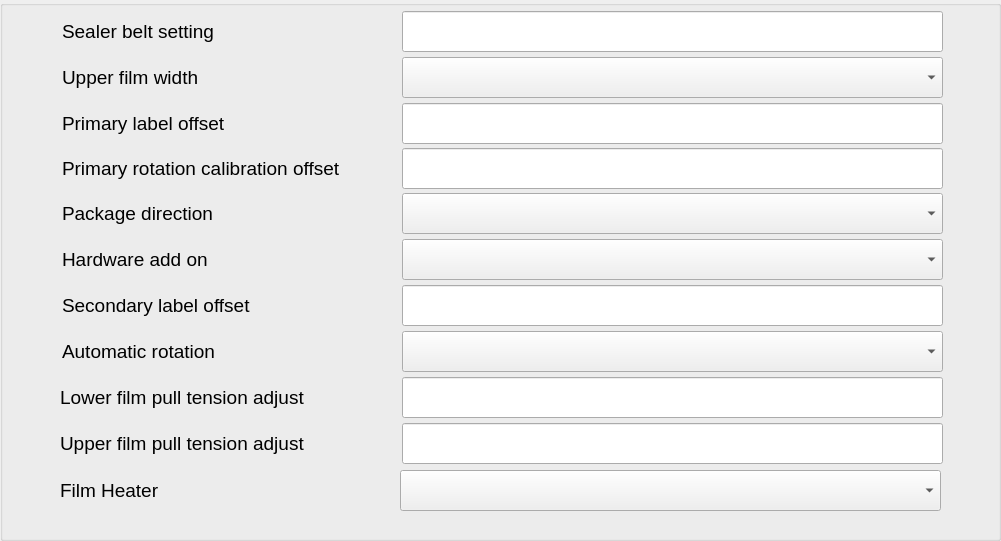
  <widget class="QGroupBox" name="gbEWS">
   <property name="geometry">
    <rect>
     <x>10</x>
     <y>10</y>
     <width>1001</width>
     <height>541</height>
    </rect>
   </property>
   <property name="sizePolicy">
    <sizepolicy hsizetype="Fixed" vsizetype="Fixed">
     <horstretch>0</horstretch>
     <verstretch>0</verstretch>
    </sizepolicy>
   </property>
   <property name="minimumSize">
    <size>
     <width>1001</width>
     <height>541</height>
    </size>
   </property>
   <property name="maximumSize">
    <size>
     <width>1001</width>
     <height>541</height>
    </size>
   </property>
   <property name="title">
    <string/>
   </property>
   <property name="flat">
    <bool>true</bool>
   </property>
   <widget class="QComboBox" name="cboxAutomaticRotationEWS">
    <property name="enabled">
     <bool>true</bool>
    </property>
    <property name="geometry">
     <rect>
      <x>402</x>
      <y>331</y>
      <width>541</width>
      <height>41</height>
     </rect>
    </property>
    <property name="sizePolicy">
     <sizepolicy hsizetype="Fixed" vsizetype="Fixed">
      <horstretch>0</horstretch>
      <verstretch>0</verstretch>
     </sizepolicy>
    </property>
    <property name="minimumSize">
     <size>
      <width>541</width>
      <height>41</height>
     </size>
    </property>
    <property name="maximumSize">
     <size>
      <width>541</width>
      <height>41</height>
     </size>
    </property>
    <property name="font">
     <font>
      <pointsize>22</pointsize>
     </font>
    </property>
   </widget>
   <widget class="hobart::numericLineEdit" name="lePrimaryLabelOffsetEWS">
    <property name="enabled">
     <bool>true</bool>
    </property>
    <property name="geometry">
     <rect>
      <x>402</x>
      <y>103</y>
      <width>541</width>
      <height>41</height>
     </rect>
    </property>
    <property name="sizePolicy">
     <sizepolicy hsizetype="Fixed" vsizetype="Fixed">
      <horstretch>0</horstretch>
      <verstretch>0</verstretch>
     </sizepolicy>
    </property>
    <property name="minimumSize">
     <size>
      <width>541</width>
      <height>41</height>
     </size>
    </property>
    <property name="maximumSize">
     <size>
      <width>541</width>
      <height>41</height>
     </size>
    </property>
    <property name="font">
     <font>
      <pointsize>20</pointsize>
     </font>
    </property>
    <property name="styleSheet">
     <string notr="true"/>
    </property>
    <property name="inputMask">
     <string notr="true"/>
    </property>
   </widget>
   <widget class="QLabel" name="label_22">
    <property name="geometry">
     <rect>
      <x>62</x>
      <y>108</y>
      <width>331</width>
      <height>31</height>
     </rect>
    </property>
    <property name="sizePolicy">
     <sizepolicy hsizetype="Fixed" vsizetype="Fixed">
      <horstretch>0</horstretch>
      <verstretch>0</verstretch>
     </sizepolicy>
    </property>
    <property name="minimumSize">
     <size>
      <width>331</width>
      <height>31</height>
     </size>
    </property>
    <property name="maximumSize">
     <size>
      <width>331</width>
      <height>31</height>
     </size>
    </property>
    <property name="font">
     <font>
      <pointsize>14</pointsize>
     </font>
    </property>
    <property name="text">
     <string>Primary label offset</string>
    </property>
   </widget>
   <widget class="hobart::numericLineEdit" name="lePrimaryRotationCalibrationOffsetEWS">
    <property name="enabled">
     <bool>true</bool>
    </property>
    <property name="geometry">
     <rect>
      <x>402</x>
      <y>148</y>
      <width>541</width>
      <height>41</height>
     </rect>
    </property>
    <property name="sizePolicy">
     <sizepolicy hsizetype="Fixed" vsizetype="Fixed">
      <horstretch>0</horstretch>
      <verstretch>0</verstretch>
     </sizepolicy>
    </property>
    <property name="minimumSize">
     <size>
      <width>541</width>
      <height>41</height>
     </size>
    </property>
    <property name="maximumSize">
     <size>
      <width>541</width>
      <height>41</height>
     </size>
    </property>
    <property name="font">
     <font>
      <pointsize>20</pointsize>
     </font>
    </property>
    <property name="styleSheet">
     <string notr="true"/>
    </property>
    <property name="inputMask">
     <string notr="true"/>
    </property>
   </widget>
   <widget class="QComboBox" name="cboxUpperFilmWidthEWS">
    <property name="enabled">
     <bool>true</bool>
    </property>
    <property name="geometry">
     <rect>
      <x>402</x>
      <y>57</y>
      <width>541</width>
      <height>41</height>
     </rect>
    </property>
    <property name="sizePolicy">
     <sizepolicy hsizetype="Fixed" vsizetype="Fixed">
      <horstretch>0</horstretch>
      <verstretch>0</verstretch>
     </sizepolicy>
    </property>
    <property name="minimumSize">
     <size>
      <width>541</width>
      <height>41</height>
     </size>
    </property>
    <property name="maximumSize">
     <size>
      <width>541</width>
      <height>41</height>
     </size>
    </property>
    <property name="font">
     <font>
      <pointsize>22</pointsize>
     </font>
    </property>
   </widget>
   <widget class="QComboBox" name="cboxPackageDirectionEWS">
    <property name="enabled">
     <bool>true</bool>
    </property>
    <property name="geometry">
     <rect>
      <x>402</x>
      <y>193</y>
      <width>541</width>
      <height>41</height>
     </rect>
    </property>
    <property name="sizePolicy">
     <sizepolicy hsizetype="Fixed" vsizetype="Fixed">
      <horstretch>0</horstretch>
      <verstretch>0</verstretch>
     </sizepolicy>
    </property>
    <property name="minimumSize">
     <size>
      <width>541</width>
      <height>41</height>
     </size>
    </property>
    <property name="maximumSize">
     <size>
      <width>541</width>
      <height>41</height>
     </size>
    </property>
    <property name="font">
     <font>
      <pointsize>22</pointsize>
     </font>
    </property>
   </widget>
   <widget class="QComboBox" name="cboxHardwareAddOnEWS">
    <property name="enabled">
     <bool>true</bool>
    </property>
    <property name="geometry">
     <rect>
      <x>402</x>
      <y>239</y>
      <width>541</width>
      <height>41</height>
     </rect>
    </property>
    <property name="sizePolicy">
     <sizepolicy hsizetype="Fixed" vsizetype="Fixed">
      <horstretch>0</horstretch>
      <verstretch>0</verstretch>
     </sizepolicy>
    </property>
    <property name="minimumSize">
     <size>
      <width>541</width>
      <height>41</height>
     </size>
    </property>
    <property name="maximumSize">
     <size>
      <width>541</width>
      <height>41</height>
     </size>
    </property>
    <property name="font">
     <font>
      <pointsize>22</pointsize>
     </font>
    </property>
   </widget>
   <widget class="QLabel" name="label_23">
    <property name="geometry">
     <rect>
      <x>62</x>
      <y>62</y>
      <width>331</width>
      <height>31</height>
     </rect>
    </property>
    <property name="sizePolicy">
     <sizepolicy hsizetype="Fixed" vsizetype="Fixed">
      <horstretch>0</horstretch>
      <verstretch>0</verstretch>
     </sizepolicy>
    </property>
    <property name="minimumSize">
     <size>
      <width>331</width>
      <height>31</height>
     </size>
    </property>
    <property name="maximumSize">
     <size>
      <width>331</width>
      <height>31</height>
     </size>
    </property>
    <property name="font">
     <font>
      <pointsize>14</pointsize>
     </font>
    </property>
    <property name="text">
     <string>Upper film width</string>
    </property>
   </widget>
   <widget class="hobart::numericLineEdit" name="leSecondaryLabelOffsetEWS">
    <property name="enabled">
     <bool>true</bool>
    </property>
    <property name="geometry">
     <rect>
      <x>402</x>
      <y>285</y>
      <width>541</width>
      <height>41</height>
     </rect>
    </property>
    <property name="sizePolicy">
     <sizepolicy hsizetype="Fixed" vsizetype="Fixed">
      <horstretch>0</horstretch>
      <verstretch>0</verstretch>
     </sizepolicy>
    </property>
    <property name="minimumSize">
     <size>
      <width>541</width>
      <height>41</height>
     </size>
    </property>
    <property name="maximumSize">
     <size>
      <width>541</width>
      <height>41</height>
     </size>
    </property>
    <property name="font">
     <font>
      <pointsize>20</pointsize>
     </font>
    </property>
    <property name="styleSheet">
     <string notr="true"/>
    </property>
    <property name="inputMask">
     <string notr="true"/>
    </property>
   </widget>
   <widget class="hobart::numericLineEdit" name="leSealerBeltSettingEWS">
    <property name="enabled">
     <bool>true</bool>
    </property>
    <property name="geometry">
     <rect>
      <x>402</x>
      <y>11</y>
      <width>541</width>
      <height>41</height>
     </rect>
    </property>
    <property name="sizePolicy">
     <sizepolicy hsizetype="Fixed" vsizetype="Fixed">
      <horstretch>0</horstretch>
      <verstretch>0</verstretch>
     </sizepolicy>
    </property>
    <property name="minimumSize">
     <size>
      <width>541</width>
      <height>41</height>
     </size>
    </property>
    <property name="maximumSize">
     <size>
      <width>541</width>
      <height>41</height>
     </size>
    </property>
    <property name="font">
     <font>
      <pointsize>20</pointsize>
     </font>
    </property>
    <property name="styleSheet">
     <string notr="true"/>
    </property>
    <property name="inputMask">
     <string notr="true"/>
    </property>
   </widget>
   <widget class="QLabel" name="label_25">
    <property name="geometry">
     <rect>
      <x>62</x>
      <y>198</y>
      <width>331</width>
      <height>31</height>
     </rect>
    </property>
    <property name="sizePolicy">
     <sizepolicy hsizetype="Fixed" vsizetype="Fixed">
      <horstretch>0</horstretch>
      <verstretch>0</verstretch>
     </sizepolicy>
    </property>
    <property name="minimumSize">
     <size>
      <width>331</width>
      <height>31</height>
     </size>
    </property>
    <property name="maximumSize">
     <size>
      <width>331</width>
      <height>31</height>
     </size>
    </property>
    <property name="font">
     <font>
      <pointsize>14</pointsize>
     </font>
    </property>
    <property name="text">
     <string>Package direction</string>
    </property>
   </widget>
   <widget class="QLabel" name="label_26">
    <property name="geometry">
     <rect>
      <x>62</x>
      <y>244</y>
      <width>331</width>
      <height>31</height>
     </rect>
    </property>
    <property name="sizePolicy">
     <sizepolicy hsizetype="Fixed" vsizetype="Fixed">
      <horstretch>0</horstretch>
      <verstretch>0</verstretch>
     </sizepolicy>
    </property>
    <property name="minimumSize">
     <size>
      <width>331</width>
      <height>31</height>
     </size>
    </property>
    <property name="maximumSize">
     <size>
      <width>331</width>
      <height>31</height>
     </size>
    </property>
    <property name="font">
     <font>
      <pointsize>14</pointsize>
     </font>
    </property>
    <property name="text">
     <string>Hardware add on</string>
    </property>
   </widget>
   <widget class="QLabel" name="lblRemovableAutoRotationLabelEWS">
    <property name="geometry">
     <rect>
      <x>62</x>
      <y>336</y>
      <width>331</width>
      <height>31</height>
     </rect>
    </property>
    <property name="sizePolicy">
     <sizepolicy hsizetype="Fixed" vsizetype="Fixed">
      <horstretch>0</horstretch>
      <verstretch>0</verstretch>
     </sizepolicy>
    </property>
    <property name="minimumSize">
     <size>
      <width>331</width>
      <height>31</height>
     </size>
    </property>
    <property name="maximumSize">
     <size>
      <width>331</width>
      <height>31</height>
     </size>
    </property>
    <property name="font">
     <font>
      <pointsize>14</pointsize>
     </font>
    </property>
    <property name="text">
     <string>Automatic rotation</string>
    </property>
   </widget>
   <widget class="QLabel" name="label_10">
    <property name="geometry">
     <rect>
      <x>62</x>
      <y>16</y>
      <width>331</width>
      <height>31</height>
     </rect>
    </property>
    <property name="sizePolicy">
     <sizepolicy hsizetype="Fixed" vsizetype="Fixed">
      <horstretch>0</horstretch>
      <verstretch>0</verstretch>
     </sizepolicy>
    </property>
    <property name="minimumSize">
     <size>
      <width>331</width>
      <height>31</height>
     </size>
    </property>
    <property name="maximumSize">
     <size>
      <width>331</width>
      <height>31</height>
     </size>
    </property>
    <property name="font">
     <font>
      <pointsize>14</pointsize>
     </font>
    </property>
    <property name="text">
     <string>Sealer belt setting</string>
    </property>
   </widget>
   <widget class="QLabel" name="label_28">
    <property name="geometry">
     <rect>
      <x>62</x>
      <y>290</y>
      <width>331</width>
      <height>31</height>
     </rect>
    </property>
    <property name="sizePolicy">
     <sizepolicy hsizetype="Fixed" vsizetype="Fixed">
      <horstretch>0</horstretch>
      <verstretch>0</verstretch>
     </sizepolicy>
    </property>
    <property name="minimumSize">
     <size>
      <width>331</width>
      <height>31</height>
     </size>
    </property>
    <property name="maximumSize">
     <size>
      <width>331</width>
      <height>31</height>
     </size>
    </property>
    <property name="font">
     <font>
      <pointsize>14</pointsize>
     </font>
    </property>
    <property name="text">
     <string>Secondary label offset</string>
    </property>
   </widget>
   <widget class="QLabel" name="label_29">
    <property name="geometry">
     <rect>
      <x>62</x>
      <y>153</y>
      <width>331</width>
      <height>31</height>
     </rect>
    </property>
    <property name="sizePolicy">
     <sizepolicy hsizetype="Fixed" vsizetype="Fixed">
      <horstretch>0</horstretch>
      <verstretch>0</verstretch>
     </sizepolicy>
    </property>
    <property name="minimumSize">
     <size>
      <width>331</width>
      <height>31</height>
     </size>
    </property>
    <property name="maximumSize">
     <size>
      <width>331</width>
      <height>31</height>
     </size>
    </property>
    <property name="font">
     <font>
      <pointsize>14</pointsize>
     </font>
    </property>
    <property name="text">
     <string>Primary rotation calibration offset</string>
    </property>
   </widget>
   <widget class="QLabel" name="lblLowerFilmPullTension">
    <property name="geometry">
     <rect>
      <x>60</x>
      <y>382</y>
      <width>331</width>
      <height>31</height>
     </rect>
    </property>
    <property name="sizePolicy">
     <sizepolicy hsizetype="Fixed" vsizetype="Fixed">
      <horstretch>0</horstretch>
      <verstretch>0</verstretch>
     </sizepolicy>
    </property>
    <property name="minimumSize">
     <size>
      <width>331</width>
      <height>31</height>
     </size>
    </property>
    <property name="maximumSize">
     <size>
      <width>331</width>
      <height>31</height>
     </size>
    </property>
    <property name="font">
     <font>
      <pointsize>14</pointsize>
     </font>
    </property>
    <property name="text">
     <string>Lower film pull tension adjust</string>
    </property>
   </widget>
   <widget class="QLabel" name="lblUpperFilmPullTension">
    <property name="geometry">
     <rect>
      <x>60</x>
      <y>428</y>
      <width>331</width>
      <height>31</height>
     </rect>
    </property>
    <property name="sizePolicy">
     <sizepolicy hsizetype="Fixed" vsizetype="Fixed">
      <horstretch>0</horstretch>
      <verstretch>0</verstretch>
     </sizepolicy>
    </property>
    <property name="minimumSize">
     <size>
      <width>331</width>
      <height>31</height>
     </size>
    </property>
    <property name="maximumSize">
     <size>
      <width>331</width>
      <height>31</height>
     </size>
    </property>
    <property name="font">
     <font>
      <pointsize>14</pointsize>
     </font>
    </property>
    <property name="text">
     <string>Upper film pull tension adjust</string>
    </property>
   </widget>
   <widget class="hobart::numericLineEdit" name="leLowerFilmPullTension">
    <property name="enabled">
     <bool>true</bool>
    </property>
    <property name="geometry">
     <rect>
      <x>402</x>
      <y>377</y>
      <width>541</width>
      <height>41</height>
     </rect>
    </property>
    <property name="sizePolicy">
     <sizepolicy hsizetype="Fixed" vsizetype="Fixed">
      <horstretch>0</horstretch>
      <verstretch>0</verstretch>
     </sizepolicy>
    </property>
    <property name="minimumSize">
     <size>
      <width>541</width>
      <height>41</height>
     </size>
    </property>
    <property name="maximumSize">
     <size>
      <width>541</width>
      <height>41</height>
     </size>
    </property>
    <property name="font">
     <font>
      <pointsize>20</pointsize>
     </font>
    </property>
    <property name="styleSheet">
     <string notr="true"/>
    </property>
    <property name="inputMask">
     <string notr="true"/>
    </property>
   </widget>
   <widget class="hobart::numericLineEdit" name="leUpperFilmPullTension">
    <property name="enabled">
     <bool>true</bool>
    </property>
    <property name="geometry">
     <rect>
      <x>402</x>
      <y>423</y>
      <width>541</width>
      <height>41</height>
     </rect>
    </property>
    <property name="sizePolicy">
     <sizepolicy hsizetype="Fixed" vsizetype="Fixed">
      <horstretch>0</horstretch>
      <verstretch>0</verstretch>
     </sizepolicy>
    </property>
    <property name="minimumSize">
     <size>
      <width>541</width>
      <height>41</height>
     </size>
    </property>
    <property name="maximumSize">
     <size>
      <width>541</width>
      <height>41</height>
     </size>
    </property>
    <property name="font">
     <font>
      <pointsize>20</pointsize>
     </font>
    </property>
    <property name="styleSheet">
     <string notr="true"/>
    </property>
    <property name="inputMask">
     <string notr="true"/>
    </property>
   </widget>
   <widget class="QLabel" name="lblFilmHeater">
    <property name="geometry">
     <rect>
      <x>60</x>
      <y>475</y>
      <width>331</width>
      <height>31</height>
     </rect>
    </property>
    <property name="sizePolicy">
     <sizepolicy hsizetype="Fixed" vsizetype="Fixed">
      <horstretch>0</horstretch>
      <verstretch>0</verstretch>
     </sizepolicy>
    </property>
    <property name="minimumSize">
     <size>
      <width>331</width>
      <height>31</height>
     </size>
    </property>
    <property name="maximumSize">
     <size>
      <width>331</width>
      <height>31</height>
     </size>
    </property>
    <property name="font">
     <font>
      <pointsize>14</pointsize>
     </font>
    </property>
    <property name="text">
     <string>Film Heater</string>
    </property>
   </widget>
   <widget class="QComboBox" name="cboFilmHeater">
    <property name="enabled">
     <bool>true</bool>
    </property>
    <property name="geometry">
     <rect>
      <x>400</x>
      <y>470</y>
      <width>541</width>
      <height>41</height>
     </rect>
    </property>
    <property name="sizePolicy">
     <sizepolicy hsizetype="Fixed" vsizetype="Fixed">
      <horstretch>0</horstretch>
      <verstretch>0</verstretch>
     </sizepolicy>
    </property>
    <property name="minimumSize">
     <size>
      <width>541</width>
      <height>41</height>
     </size>
    </property>
    <property name="maximumSize">
     <size>
      <width>541</width>
      <height>41</height>
     </size>
    </property>
    <property name="font">
     <font>
      <pointsize>22</pointsize>
     </font>
    </property>
   </widget>
  </widget>
